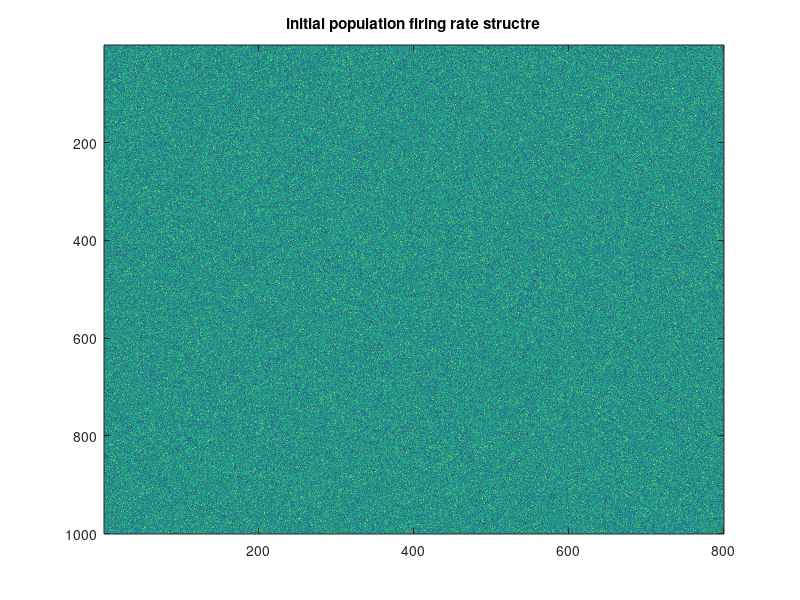
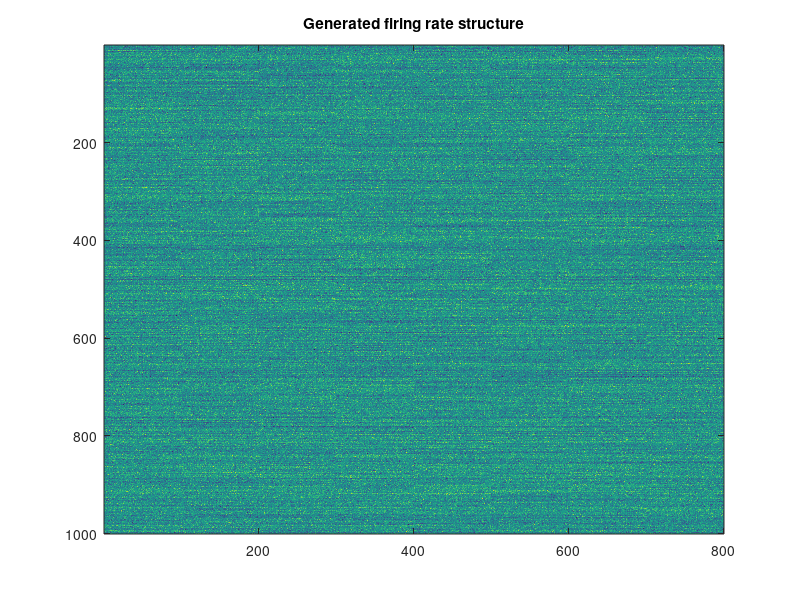
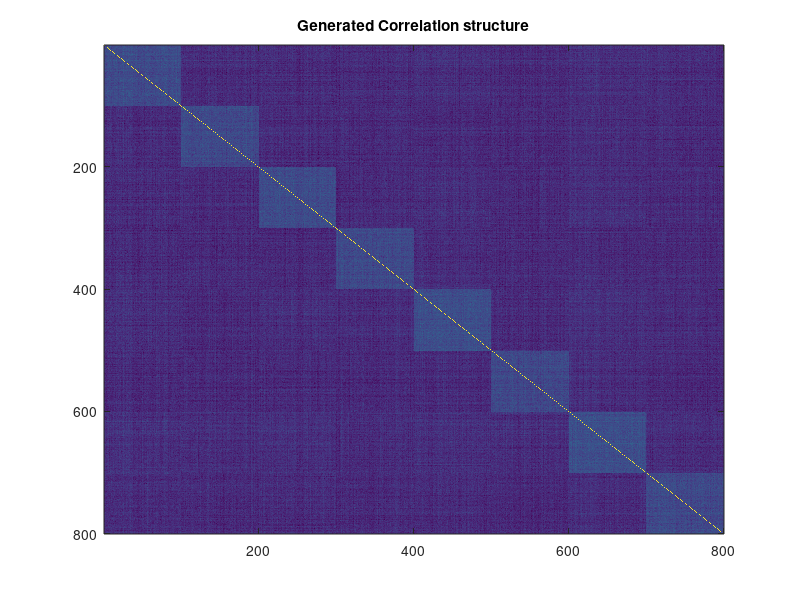
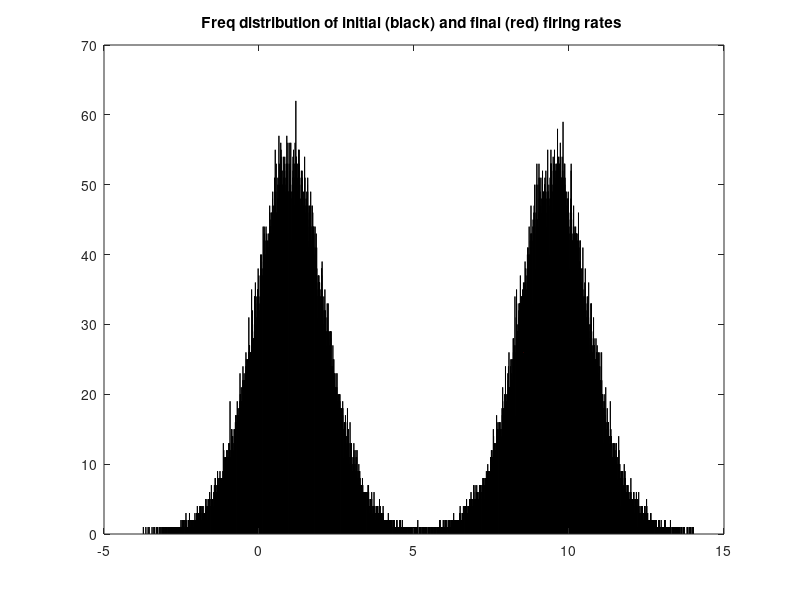

Source code (MATLAB) for these figures, in order:
clear, clc

% neurons in each pool
nn = 100;

% total neurons
Nn = 8 * nn;

% trials count
Tn = 1000;

%initial avergage firing rate for population
PopmFr = 1;

% target correlation matrix
CorrMat = zeros(Nn,Nn)+0.1;
for g = 0: 7
    CorrMat(g*nn+1:g*nn+nn, g*nn+1:g*nn+nn) = 0.2;
%    CorrMat(Nn/2+1:end, Nn/2+1:end) = 0.5;
end
for i = 1: Nn, CorrMat(i,i) = 1; end

% actual trial by trial firing rates
FrsInit = normrnd(PopmFr, PopmFr, [Tn, Nn]);

SQCorr = sqrtm(CorrMat);

Frs = FrsInit * SQCorr;


figure(10), clf, 
imagesc(FrsInit); 
title ('initial population firing rate structre');

figure(11), clf, 
imagesc(Frs); 
title ('Generated firing rate structure');

cg = corr(Frs);
figure(12), clf,  imagesc(cg); 
title ('Generated Correlation structure');

figure(13), clf,
hist(FrsInit, 100, 'k'), hold on,
hist(Frs, 100, 'r')
title ('Freq distribution of initial (black) and final (red) firing rates ');

%%

a = find(mean(Frs(:, 1:Nn/2),2)>mean(Frs(:, Nn/2+1:Nn),2));
b = find(mean(Frs(:, 1:Nn/2),2)<mean(Frs(:, Nn/2+1:Nn),2));

for n = 1:Nn
%    CP(n) = ROCAUC(Frs(a,n), Frs(b,n));
end

%figure(14), clf, 
%plot(CP);
